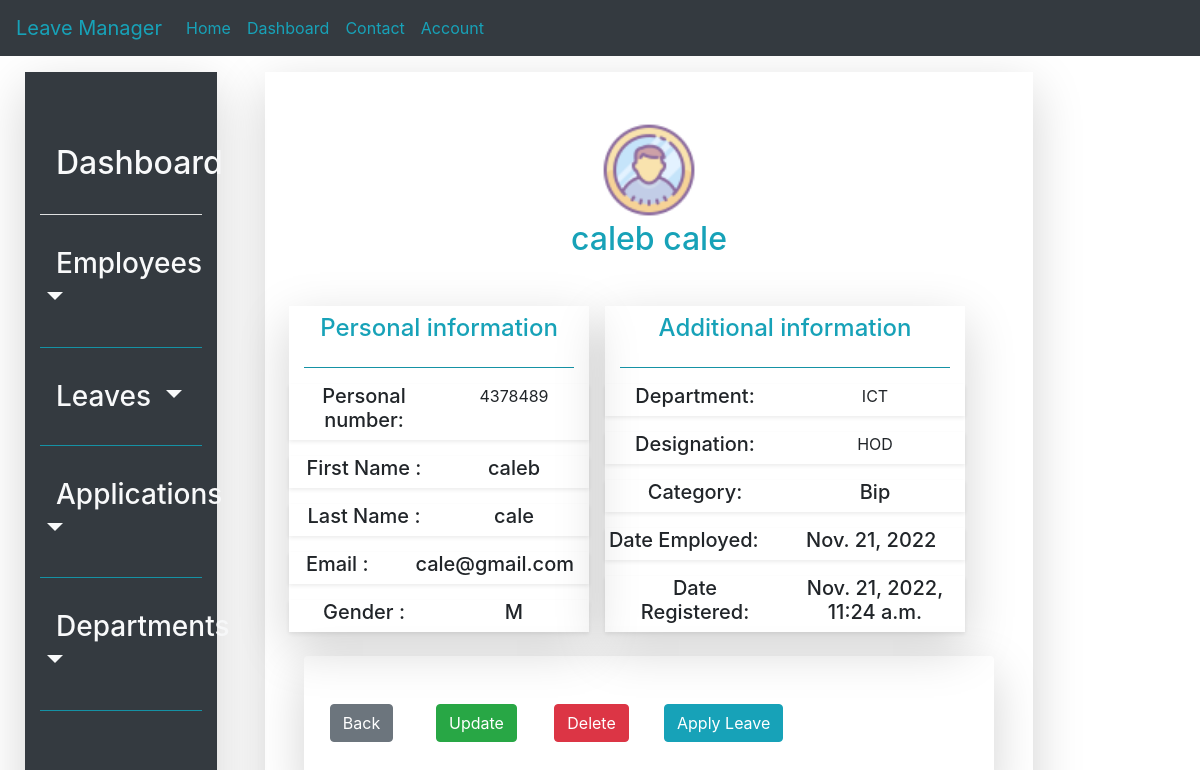
/employee/detail/4378489, run on the app's committed database.
### leave_management_app/models.py (models this page shows, shortened)
class Employee(models.Model):
    emp_personal_no = models.CharField(max_length=20, primary_key=True)
    employee_firstname = models.CharField(max_length=20)
    employee_lastname = models.CharField(max_length=20)
    employee_email = models.EmailField()
    employee_department_id = models.ForeignKey(Department, on_delete=models.CASCADE, null=True)
    employee_designation = models.CharField(max_length=6)
    employee_gender = models.CharField(choices=gender, max_length=6)
    employee_category = models.CharField(choices=employee_category_list, max_length=10)
    date_created = models.DateTimeField(default=timezone.now)
    date_employed = models.DateField(default=timezone.now)
    is_active = models.BooleanField(default=True)

class Department(models.Model):
    department_name = models.CharField(max_length=100)
    branch_id = models.ForeignKey(Organisation_branch, on_delete=models.CASCADE)
    def __str__(self):
        return self.department_name

### leave_management_app/views.py (the view)
# urls.py: path('employee/detail/<int:pk>', EmployeeDetailView.as_view(), name='employee_detail'),
class EmployeeDetailView(DetailView):
    model = Employee

### leave_management_app/templates/leave_management_app/employee_detail.html (shortened to what this page needs)
{%extends 'leave_management_app/base.html'%}
{%load static%}
{%block content%}
<div class="row p-4" style="height: 95vh; width: 100%; background-color: white; background-attachment: fixed;">
    {%block navbar%}
        {%include 'navigation/sidenav.html'%}
    {%endblock navbar%}
  <div class="col-lg-8 mt-3 ml-5 shadow-lg">
    <div class="py-5 text-center user-profile-image">
        <img src="{%static 'icons/user_icon.png'%}" alt="image"> <br>
        <label class="h2 text-info">{{object.employee_firstname}}  {{object.employee_lastname}} </label>
        <div class="row mt-3 p-4" >
            <div class="col-md-5 shadow-lg">
                <label class="text-center text-info h4 mt-2">Personal information</label>
                <hr class="bg-info">
                <div class="row mt-3 shadow-sm">
                    <div class="col h5">Personal number:</div>
                    <div class="col">{{object.emp_personal_no}}</div>
                </div>
                <div class="row mt-3 pl-0 shadow-sm">
                    <div class="col h5">First Name  :</div>
                    <div class="col h5">{{object.employee_firstname}}</div>
                </div>
                <div class="row mt-3 shadow-sm">
                    <div class="col h5">Last Name   :</div>
                    <div class="col h5">{{object.employee_lastname}}</div>
                </div>
                <div class="row mt-3 shadow-sm">
                    <div class="col h5 pl-0">Email   :</div>
                    <div class="col h5">{{object.employee_email}}</div>
                </div>
                <div class="row mt-3 shadow-sm">
                    <div class="col h5">Gender      :</div>
                    <div class="col h5">{{object.employee_gender}}</div>
                </div>
            </div>
            <div class="col-md-6 shadow-lg ml-3">
                <label class="text-center text-info h4 mt-2">Additional information</label>
                <hr class="bg-info">
                <div class="row mt-3 shadow-sm">
                    <div class="col h5 align-left">Department:</div>
                    <div class="col">{{object.employee_department_id}}</div>
                </div>
                <div class="row mt-3 pl-0 shadow-sm">
                    <div class="col h5">Designation:</div>
                    <div class="col">{{object.employee_designation}}</div>
                </div>
                <div class="row mt-3 shadow-sm">
                    <div class="col h5">Category:</div>
                    <div class="col h5">{{object.employee_category}}</div>
                </div>
                <div class="row mt-3 shadow-sm">
                    <div class="col h5 pl-0">Date Employed:</div>
                    <div class="col h5">{{object.date_employed}}</div>
                </div>
                <div class="row mt-3 shadow-sm">
                    <div class="col h5">Date Registered:</div>
                    <div class="col h5">{{object.date_created}}</div>
                </div>
            </div>
        </div>
        <div class="row py-5 ml-4 mr-4 shadow-lg rounded">
            <div class="col-2"><a href="{%url 'employee_list'%}" class="btn btn-secondary"> Back</a></div>
            <div class="col-2"><a href="{%url 'employee_update' object.emp_personal_no%}" class="btn btn-success"> Update</a></div>
            <div class="col-2"><a href="#" class="btn btn-danger"> Delete</a></div>
            <div class="col-2"><a href="{%url 'leave_status' object.emp_personal_no%}" class="btn btn-info"> Apply Leave</a></div>
        </div>
    </div>
  </div>
</div>
{%endblock content%}

### leave_management_app/templates/leave_management_app/base.html (shortened to what this page needs)
{%load static%}
<!DOCTYPE html>
<html lang="en">
<head>
    <link rel="stylesheet"
          href="{% static 'vendor/bootstrap/css/bootstrap.min.css' %}">
    <link rel="stylesheet"
          href="{% static 'vendor/bootstrap/css/style.css' %}">
    <link rel="stylesheet"
          href="{% static 'vendor/font-awesome/css/font-awesome.min.css' %}">
    <link rel="stylesheet"
          href="{% static 'vendor/owl.carousel/assets/owl.carousel.css' %}">
    <link rel="stylesheet"
          href="{% static 'vendor/owl.carousel/assets/owl.theme.default.css' %}">
</head>
<body>
{%include 'navigation/horizontal_navbar.html'%}
<div class="py-3"></div>
{% block content%}
{%endblock content%}
</body>
</html>

### leave_management_app/templates/navigation/horizontal_navbar.html (shortened to what this page needs)
<nav class="navbar navbar-expand-lg navbar-light bg-dark fixed-top">
  <a class="navbar-brand text-info" href="#">Leave Manager</a>
  <div class="collapse navbar-collapse" id="navbarNavAltMarkup">
    <div class="navbar-nav">
      <a class="nav-item nav-link text-info" href="{%url 'home'%}">Home <span class="sr-only">(current)</span></a>
      <a class="nav-item nav-link text-info" href="{%url 'dashboard'%}">Dashboard</a>
      <a class="nav-item nav-link text-info" href="#">Contact</a>
      <a class="nav-item nav-link text-info" href="#">Account</a>
    </div>
  </div>
</nav>

### leave_management_app/templates/navigation/sidenav.html (shortened to what this page needs)
 <div class="col-lg-2 mt-3 ml-3 bg-dark h-85 shadow-lg">
        <div class="py-3 text-center"><i class="fa fa-bars text-light" aria-hidden="true"></i></div>
        <a class="p-3 d-block text-center text-light h2" href="{%url 'dashboard'%}">Dashboard</a>
        <hr class="bg-light">
        <div class="dropdown show py-3">
          <a class="p-3 text-light h3 dropdown-toggle" href="{%url 'employee_list'%}" role="button" id="dropdownMenuLink" data-toggle="dropdown" aria-haspopup="true" aria-expanded="false">
            Employees
          </a>
        </div>
        <hr class="bg-info">
        <div class="dropdown show py-3">
              <a class="p-3 text-light h3 dropdown-toggle" href="#" role="button" id="dropdownLink" data-toggle="dropdown" aria-haspopup="true" aria-expanded="false">
                Leaves
              </a>
        </div>
        <hr class="bg-info">
        <div class="dropdown show py-3">
              <a class="p-3 text-light h3 dropdown-toggle" href="#" role="button" id="droppdownLink" data-toggle="dropdown" aria-haspopup="true" aria-expanded="false">
                Applications
              </a>
        </div>
        <hr class="bg-info">
      <div class="dropdown show py-3">
              <a class="p-3 text-light h3 dropdown-toggle" href="#" role="button" id="drropdownLink" data-toggle="dropdown" aria-haspopup="true" aria-expanded="false">
                Departments
              </a>
        </div>
        <hr class="bg-info">
    </div>

### data on the page
Employee: employee_firstname "caleb", employee_lastname "cale", emp_personal_no "4378489", employee_email "cale@gmail.com", employee_gender "M", employee_department_id "ICT", employee_designation "HOD", employee_category "Bip", date_employed "Nov. 21, 2022", date_created "Nov. 21, 2022, 11:24 a.m."
